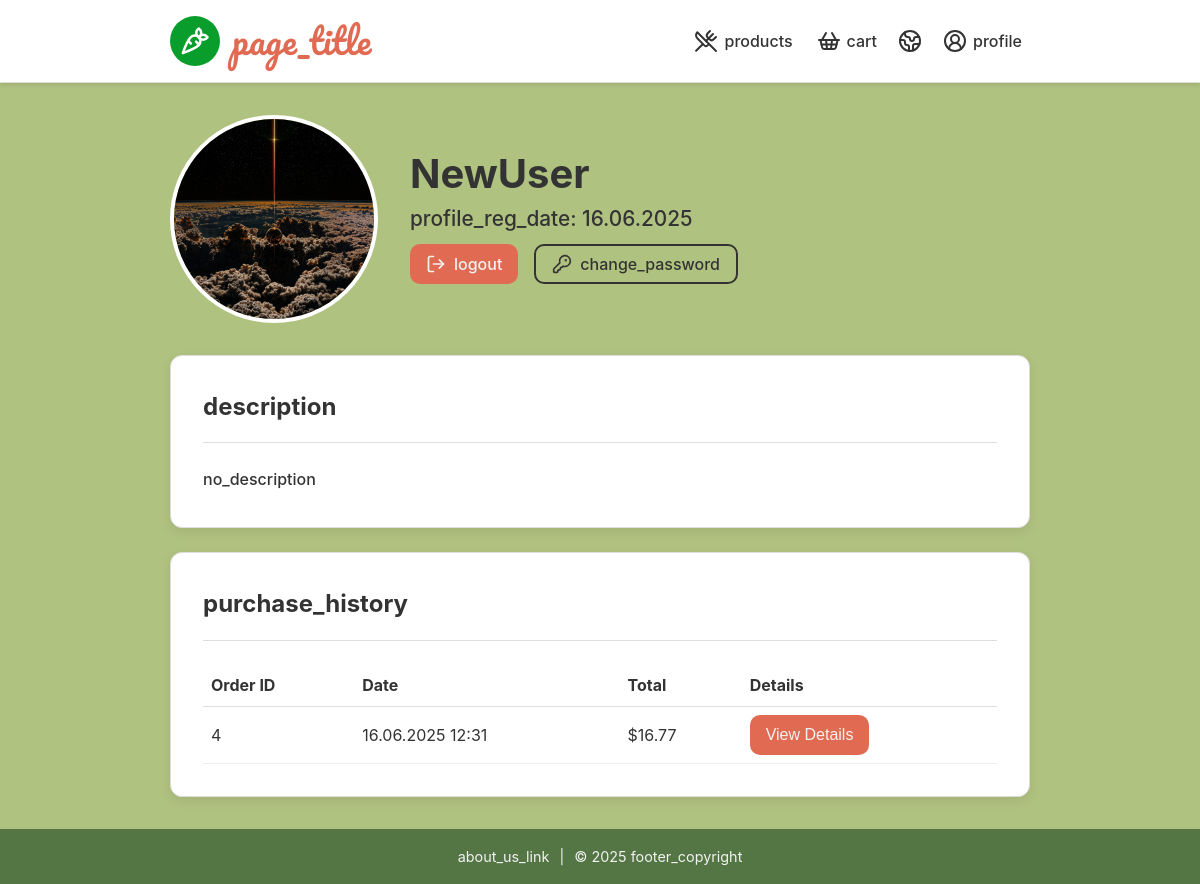
The app's page /profile.php (signed in) with its own data.
### tables this page shows
CREATE TABLE users (
        id INTEGER PRIMARY KEY AUTOINCREMENT,
        username TEXT NOT NULL UNIQUE,
        password TEXT NOT NULL,
        avatar TEXT,
        description TEXT,
        created_at TIMESTAMP DEFAULT CURRENT_TIMESTAMP
    );

CREATE TABLE orders (
        id INTEGER PRIMARY KEY AUTOINCREMENT,
        user_id INTEGER NOT NULL,
        order_date TIMESTAMP DEFAULT CURRENT_TIMESTAMP,
        total_amount REAL NOT NULL,
        -- Add other fields as needed, e.g., status, shipping_address_id, etc.
        FOREIGN KEY (user_id) REFERENCES users(id) ON DELETE CASCADE
    );

### config/language.php (called while the page is built, shortened)
<?php
$available_langs = ['en', 'ua'];
$default_lang = 'ua';
if (isset($_SESSION['lang']) && in_array($_SESSION['lang'], $available_langs)) {
    $current_lang = $_SESSION['lang'];
} else {
    $current_lang = $default_lang;
    $_SESSION['lang'] = $current_lang;
}
$lang_file = __DIR__ . '/../l10n/' . $current_lang . '.php';
if (file_exists($lang_file)) {
    $t = require $lang_file;
} else {
    $t = [];
}
function t(string $key): string
{
    global $t;
    return $t[$key] ?? $key;
}

### public/profile.php (the view, shortened to what this page needs)
<?php
require_once __DIR__ . '/../includes/header.php';
require_once __DIR__ . '/../config/db.php';
$stmt = $pdo->prepare("SELECT username, created_at, avatar, description FROM users WHERE id = ?");
$stmt->execute([$_SESSION['user_id']]);
$user_info = $stmt->fetch(PDO::FETCH_ASSOC);
$avatar_placeholder = 'https://images.unsplash.com/photo-1634986666676-ec8fd927c23d?q=80&w=1935&auto=format&fit=crop&ixlib=rb-4.1.0&ixid=M3wxMjA3fDB8MHxwaG90by1wYWdlfHx8fGVufDB8fHx8fA%3D%3D';
$user_avatar = $user_info['avatar'] ?? $avatar_placeholder;
$orders_stmt = $pdo->prepare("SELECT id, order_date, total_amount FROM orders WHERE user_id = ? ORDER BY order_date DESC");
$orders_stmt->execute([$_SESSION['user_id']]);
$purchase_history = $orders_stmt->fetchAll(PDO::FETCH_ASSOC);
?>
<div class="container" style="padding-top: 2rem; padding-bottom: 2rem;">
    <div class="profile-header">
        <form action="/upload_avatar.php" method="post" enctype="multipart/form-data" class="profile-avatar-form">
            <label for="avatar-upload" class="profile-avatar-wrapper">
                <img src="<?= htmlspecialchars($user_avatar) ?>" alt="<?= t('profile_avatar') ?>" class="profile-avatar">
            </label>
        </form>
        <div class="profile-info">
            <div class="editable-field" id="username-field" style="align-items: center; gap: 0.5rem;">
                <h1 class="profile-username" data-value="<?= htmlspecialchars($user_info['username']) ?>">
                    <?= htmlspecialchars($user_info['username']) ?>
                </h1>
            </div>
            <p class="profile-reg-date"><?= t('profile_reg_date') ?>: <?= date('d.m.Y', strtotime($user_info['created_at'])) ?></p>
            <div style="display: flex; gap: 1rem;">
                <a href="/logout.php" class="btn" style="width: content;" title="<?= t('logout') ?>">
                    <svg xmlns="http://www.w3.org/2000/svg" width="20" height="20" viewBox="0 0 24 24" fill="none" stroke="currentColor" stroke-width="2" stroke-linecap="round" stroke-linejoin="round"><path d="m16 17 5-5-5-5"/><path d="M21 12H9"/><path d="M9 21H5a2 2 0 0 1-2-2V5a2 2 0 0 1 2-2h4"/></svg>
                    <span><?= t('logout') ?></span>
                </a>
                <a href="/change_password.php" class="btn btn--outlin" style="width: content; " title="<?= t('change_password') ?>">
                    <span><?= t('change_password') ?></span>
                </a>
            </div>
        </div>
    </div>
    <div class="profile-card">
        <h2 class="profile-card-title"><?= t('description') ?></h2>
        <div class="editable-field" id="description-field">
            <p class="profile-description" data-value="<?= htmlspecialchars($user_info['description'] ?? '') ?>">
                <?= !empty($user_info['description']) ? htmlspecialchars($user_info['description']) : t('no_description') ?>
            </p>
        </div>
    </div>
    <div class="profile-card">
        <h2 class="profile-card-title"><?= t('purchase_history') ?></h2>
        <?php if (empty($purchase_history)): ?>
            <p><?= t('purchase_history_info') ?></p>
        <?php else: ?>
            <table class="table" style="width: 100%; border-collapse: collapse; margin-top: 1rem;">
                <thead>
                    <tr>
                        <th style="border-bottom: 1px solid #ddd; padding: 8px; text-align: left;">Order ID</th>
                        <th style="border-bottom: 1px solid #ddd; padding: 8px; text-align: left;">Date</th>
                        <th style="border-bottom: 1px solid #ddd; padding: 8px; text-align: left;">Total</th>
                        <th style="border-bottom: 1px solid #ddd; padding: 8px; text-align: left;">Details</th>
                    </tr>
                </thead>
                <tbody>
                    <?php foreach ($purchase_history as $order): ?>
                        <tr>
                            <td style="border-bottom: 1px solid #eee; padding: 8px;"><?= htmlspecialchars($order['id']) ?></td>
                            <td style="border-bottom: 1px solid #eee; padding: 8px;"><?= date('d.m.Y H:i', strtotime($order['order_date'])) ?></td>
                            <td style="border-bottom: 1px solid #eee; padding: 8px;">$<?= number_format($order['total_amount'], 2) ?></td>
                            <td style="border-bottom: 1px solid #eee; padding: 8px;">
                                <button type="button" class="btn btn--small view-order-details" data-order-id="<?= $order['id'] ?>">View Details</button>
                            </td>
                        </tr>
                    <?php endforeach; ?>
                </tbody>
            </table>
        <?php endif; ?>
    </div>
</div>
<?php require_once __DIR__ . '/../includes/footer.php'; ?>

### public/css/style.css (style rules this page uses)
:root { --color-brand-olive: rgb(84, 117, 68); --color-brand-coral: #e16a52; --color-brand-orange: #e05439; --color-bg-primary: #F2F2F2; --color-bg-surface: #fff; --color-bg-muted: #b0c280; --color-text-primary: #333; --color-text-accent: #e16a52; --color-text-on-dark: #F2F2F2; --color-border-default: #ddd; --color-border-input: #ccc; --color-logo-bg: #099d2b; --color-error-bg: #f8d7da; --color-error-text: #dc3545; --color-success-bg: #d4edda; --color-success-text: #155724; }
body { font-family: -apple-system, BlinkMacSystemFont, "Segoe UI", Roboto, sans-serif; line-height: 1.6; color: var(--color-text-primary); margin: 0; background-color: var(--color-bg-muted); display: flex; flex-direction: column; min-height: 100vh; }
.container { max-width: 860px; margin: 0 auto; padding: 0 15px; }
.btn { display: inline-flex; align-items: center; gap: 8px; justify-content: center; height: 40px; background: var(--color-brand-coral); color: var(--color-text-on-dark); padding: 0 1rem; border: none; border-radius: 10px; cursor: pointer; text-decoration: none; text-align: center; font-size: 1rem; line-height: 40px; margin: 0; box-sizing: border-box; font-weight: 500; }
.btn--outlin { display: inline-flex; align-items: center; justify-content: center; gap: 8px; background: transparent; color: var(--color-text-primary); border: 2px solid #333; height: 40px; padding: 0 16px; border-radius: 10px; font-weight: 500; text-decoration: none; cursor: pointer; transition: all 0.2s ease; box-sizing: border-box; }
.logo-icon-wrapper svg { color: var(--color-bg-surface); width: 30px; height: 30px; stroke-width: 2; }
.profile-header { display: flex; align-items: center; gap: 2rem; margin-bottom: 2rem; }
.profile-avatar-wrapper { position: relative; cursor: pointer; width: 200px; height: 200px; border-radius: 50%; overflow: hidden; border: 4px solid #ffffff; display: block; transition: border-color 0.3s ease; }
.profile-avatar { width: 100%; height: 100%; object-fit: cover; }
.profile-info { flex-grow: 1; min-width: 0; display: flex; flex-direction: column; gap: 0.5rem; }
.profile-username { line-height: 1; display: flex; align-items: center; font-size: 2.5rem; margin: 0; word-break: break-word; }
.profile-reg-date { font-weight: 500; font-size: 1.3rem; color: var(--color-text-primary); margin-top: 0rem; margin-bottom: 0rem; }
.editable-field { display: flex; align-items: flex-start; gap: 1rem; }
.profile-description { font-weight: 500; line-height: 1.6; color: #333; margin: 0; word-break: break-word; }
.profile-card { margin-top: 1.5rem; padding: 2rem; background-color: var(--color-bg-surface); border-radius: 12px; box-shadow: 0 4px 12px rgba(0, 0, 0, 0.08); border: 1px solid var(--color-border-default); }
.profile-card-title { font-size: 1.5rem; margin: 0 0 1.5rem 0; padding-bottom: 1rem; border-bottom: 1px solid var(--color-border-default); }

### records on screen
users: avatar (picture), username "NewUser", created_at "16.06.2025"
orders: id "4", order_date "16.06.2025 12:31", total_amount "16.77"

### other values on screen
t('page_title') "page_title"
t('products') "products"
t('cart') "cart"
t('profile') "profile"
t('profile_reg_date') "profile_reg_date"
t('logout') "logout"
t('change_password') "change_password"
t('description') "description"
t('no_description') "no_description"
t('purchase_history') "purchase_history"
t('about_us_link') "about_us_link"
t('footer_copyright') "footer_copyright"
